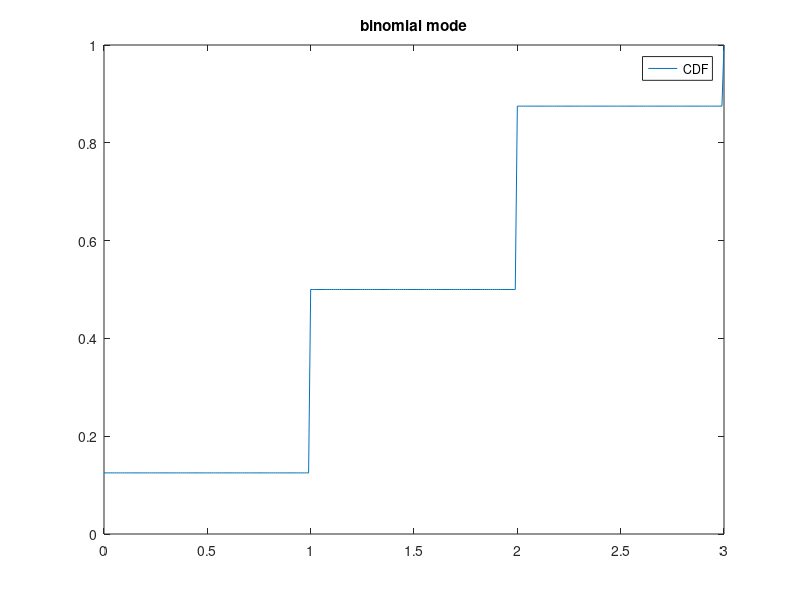

MATLAB code to generate this figure:
clear all;
clc;

k=0:3;
px=binopdf(k, 3, 0.5);
A=[k, px]

kk=0:0.01:3;

fx=binocdf(kk, 3, 0.5);

plot(kk, fx)

title("binomial mode");
legend("CDF");

fprintf('P(X = 0) = %.3f\n', binopdf(0, 3, 0.5));
fprintf('P(X != 1) = %.3f\n', 1 - binopdf(1, 3, 0.5));
fprintf('P(X <= 2) = %.3f\n', binocdf(2, 3, 0.5));
fprintf('P(X < 2) = %.3f\n', binocdf(2, 3, 0.5) - binopdf(2, 3, 0.5));
fprintf('P(X >= 1) = %.3f\n', 1 - binocdf(1, 3, 0.5) + binopdf(1, 3, 0.5));
